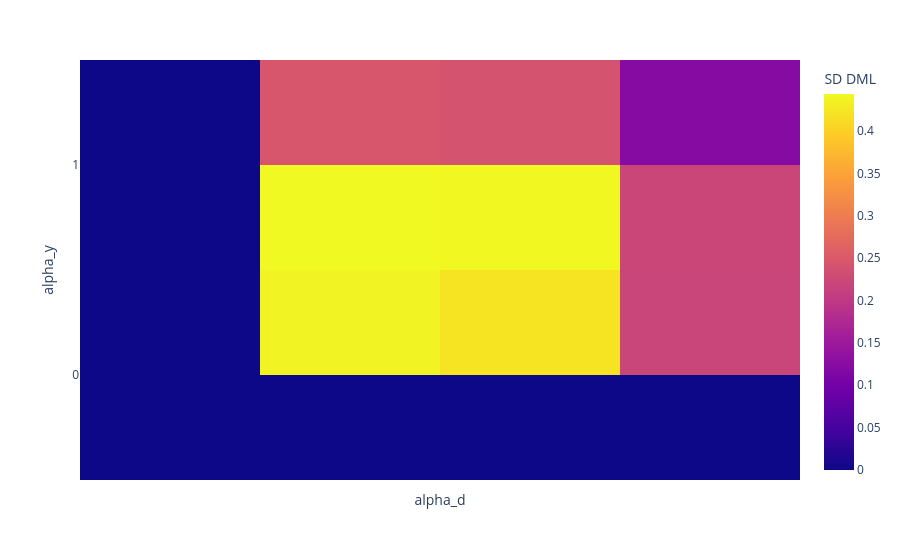

Notebook code for this chart:
### Code cell
sd_dml(results)

### Figure 1 — Plotly figure (JSON) as saved in the notebook; plotly's stock layout.template omitted (floating-point values rounded to 4 significant figures)
{"data": [{"coloraxis": "coloraxis", "histfunc": "sum", "hovertemplate": "alpha_d=%{x}<br>alpha_y=%{y}<br>sum of DML=%{z}<extra></extra>", "name": "", "type": "histogram2d", "x": [0.0, 0.25, 0.5, 0.75, 1.0, 0.0, 0.25, 0.5, 0.75, 1.0, 0.0, 0.25, 0.5, 0.75, 1.0, 0.0, 0.25, 0.5, 0.75, 1.0, 0.0, 0.25, 0.5, 0.75, 1.0], "xaxis": "x", "xbingroup": "x", "y": [0.0, 0.0, 0.0, 0.0, 0.0, 0.25, 0.25, 0.25, 0.25, 0.25, 0.5, 0.5, 0.5, 0.5, 0.5, 0.75, 0.75, 0.75, 0.75, 0.75, 1.0, 1.0, 1.0, 1.0, 1.0], "yaxis": "y", "ybingroup": "y", "z": [0.1111, 0.1118, 0.1081, 0.1054, 0.1129, 0.1066, 0.1084, 0.1052, 0.1036, 0.107, 0.1062, 0.1105, 0.1082, 0.107, 0.1077, 0.111, 0.1162, 0.1142, 0.1121, 0.1131, 0.1197, 0.1248, 0.1209, 0.119, 0.1217]}], "layout": {"coloraxis": {"colorbar": {"title": {"text": "SD DML"}}, "colorscale": [[0, "#0d0887"], [0.1111, "#46039f"], [0.2222, "#7201a8"], [0.3333, "#9c179e"], [0.4444, "#bd3786"], [0.5556, "#d8576b"], [0.6667, "#ed7953"], [0.7778, "#fb9f3a"], [0.8889, "#fdca26"], [1, "#f0f921"]]}, "legend": {"tracegroupgap": 0}, "margin": {"t": 60}, "xaxis": {"anchor": "y", "domain": [0, 1], "tickmode": "array", "ticktext": ["alpha_y", "alpha_d", "DML", "OLS"], "tickvals": ["alpha_y", "alpha_d", "DML", "OLS"], "title": {"text": "alpha_d"}}, "yaxis": {"anchor": "x", "domain": [0, 1], "tickmode": "array", "ticktext": ["0", "1", "2", "3", "4", "5", "6", "7", "8", "9", "10", "11", "12", "13", "14", "15", "16", "17", "18", "19", "20", "21", "22", "23", "24"], "tickvals": [0, 1, 2, 3, 4, 5, 6, 7, 8, 9, 10, 11, 12, 13, 14, 15, 16, 17, 18, 19, 20, 21, 22, 23, 24], "title": {"text": "alpha_y"}}}}
